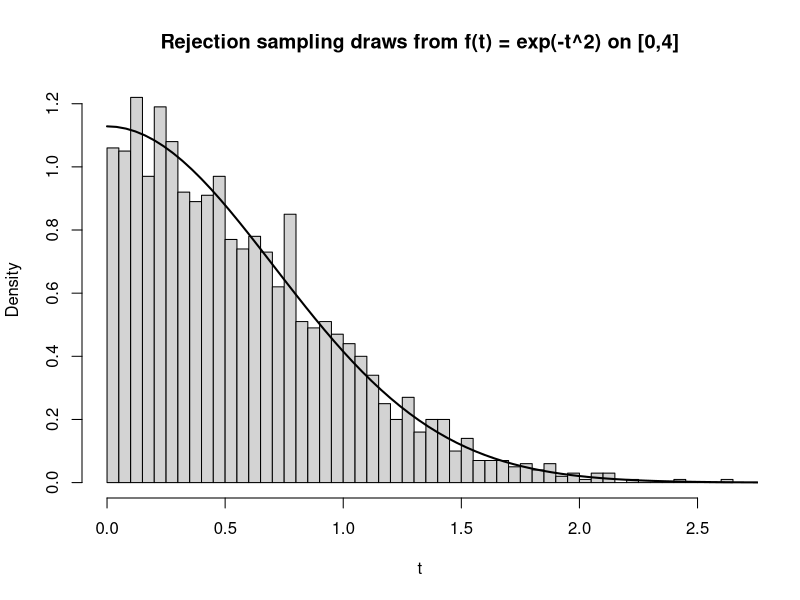

The R source for this figure:

set.seed(4279)

## ------------------------------------------------------------
## Example target distribution 
## Target density on [0, 4]:  f(t) ∝ exp(-t^2)
## We only need the *unnormalized* density f_tilde(t).
## ------------------------------------------------------------
f_tilde <- function(t) {
  out <- exp(-t^2)
  out[t < 0 | t > 4] <- 0   # force support to be [0,4]
  out
}

## Proposal distribution g(t): Uniform(0,4)
g_samp <- function(n) runif(n, min = 0, max = 4)   # how to sample from g
g_dens <- function(t) dunif(t, min = 0, max = 4)   # density g(t)

## ------------------------------------------------------------
## Generic rejection sampler
## Inputs:
##   n       = number of accepted draws we want
##   f_tilde = unnormalized target density (we can evaluate it)
##   g_samp  = function to sample from proposal g
##   g_dens  = function to evaluate proposal density g
##   M       = constant so that f_tilde(t) <= M * g(t) for all t
## Output:
##   list with accepted draws and the acceptance rate
## ------------------------------------------------------------
rej_samp <- function(n, f_tilde, g_samp, g_dens, M) {
  out <- numeric(0)  # will store accepted draws
  n_try <- 0         # counts how many proposals we tried
  
  while (length(out) < n) {
    y <- g_samp(1)    ## sample a value 'y' from the proposal distribution g
    u <- runif(1)     ## sample a Uniform(0,1) random variable
    n_try <- n_try + 1
    
    ## Accept if u <= f_tilde(y) / (M * g(y))
    ## This makes the accepted y-values have the target distribution.
    if (u <= f_tilde(y) / (M * g_dens(y))) {
      out <- c(out, y)
    }
  }
  
  list(draws = out, acceptance_rate = n / n_try)
}

## For this example:
## - f_tilde(t) <= 1
## - g(t) = 1/4 on [0,4]
## so M = 4 works because 1 <= 4*(1/4).
sim <- rej_samp(n = 2000, f_tilde = f_tilde, g_samp = g_samp, g_dens = g_dens, M = 4)
sim$acceptance_rate

## Quick plot to check the shape
hist(sim$draws, breaks = 40, freq = FALSE, col = "lightgray",
     main = "Rejection sampling draws from f(t) = exp(-t^2) on [0,4]",
     xlab = "t")

## Overlay a normalized version of the density (for shape only)
Z <- integrate(f_tilde, lower = 0, upper = 4)$value
curve(f_tilde(x) / Z, from = 0, to = 4, add = TRUE, lwd = 2)

####################################################################

set.seed(4279)

## ------------------------------------------------------------
## Goal: estimate a rare probability under a Half-Normal model
## X = |Z| where Z ~ N(0,1)
## p = P(X > a)
## ------------------------------------------------------------
n <- 50000
a <- 4

## True value (for checking only): P(|Z| > a) = 2*(1 - F(a)), wher F(a) is the CDF for normal 
p_true <- 2 * (1 - pnorm(a))
p_true

## ------------------------------------------------------------
## Importance sampling:
## Choose a proposal g that generates large values more often.
## A simple choice is Exponential(rate).
## Exponential has a heavier tail than half-normal, so it oversamples the tail.
## ------------------------------------------------------------
rate <- 0.7
x_prop <- rexp(n, rate = rate)        # sample from proposal g

## Target density f for half-normal(0,1): f(x) = sqrt(2/pi) * exp(-x^2/2), x>=0
f_dens <- function(x) sqrt(2/pi) * exp(-x^2 / 2)

## Proposal density g for Exp(rate): g(x) = rate * exp(-rate*x), x>=0
g_dens <- function(x) dexp(x, rate = rate)

## Importance weights: w(x) = f(x)/g(x)
w <- f_dens(x_prop) / g_dens(x_prop)

## Importance estimator for E_f[ I(X>a) ]  = E_g[ I(X>a) * w(X) ]
p_hat_is <- mean((x_prop > a) * w)

c(p_true = p_true, importance = p_hat_is)

## ------------------------------------------------------------
## ESS: Effective Sample Size (diagnostic for weight stability)
## ESS close to n is good; ESS much smaller than n is a warning.
## ------------------------------------------------------------
ESS <- (sum(w)^2) / sum(w^2)
c(n = n, ESS = ESS, ESS_fraction = ESS / n)
